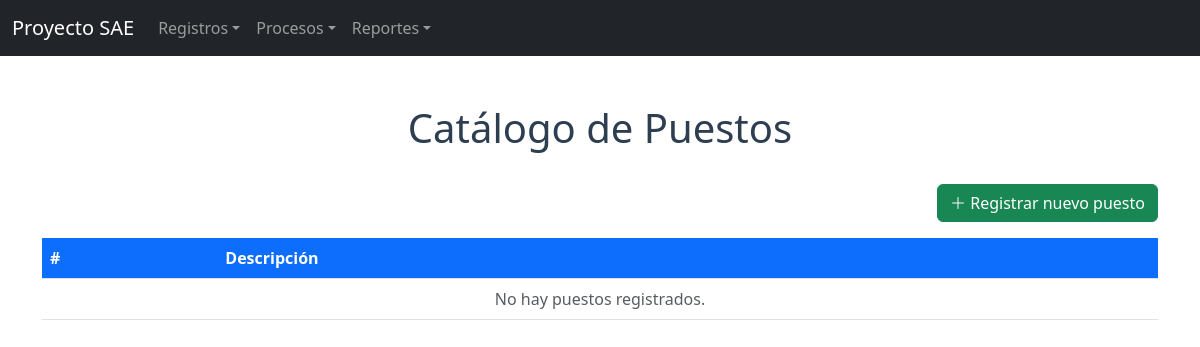
/proyecto_sae/Cruds/crudpuestos.php, run on an earlier commit of the app's database.
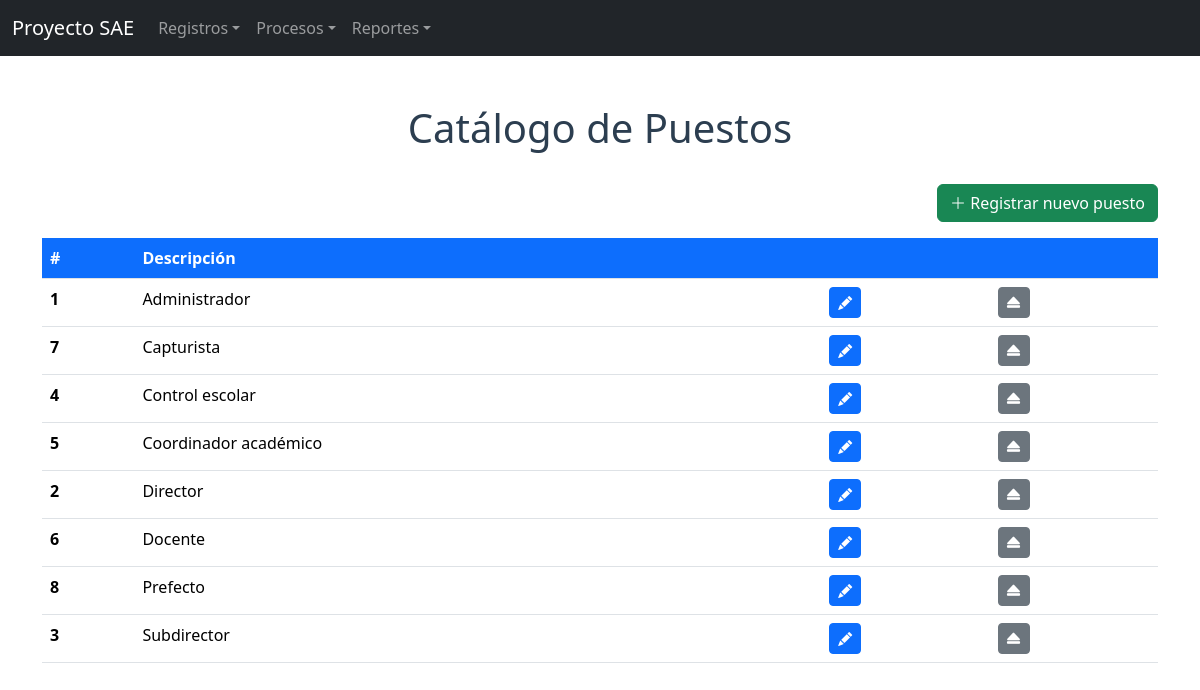
And on a later commit of the database.
### tables this page shows
CREATE TABLE puesto (
    ID_PUESTO           INT AUTO_INCREMENT PRIMARY KEY,
    DESCRIPCION_PUESTO  VARCHAR(50) NOT NULL,
    STATUS_PUESTO       VARCHAR(4)  NOT NULL DEFAULT 'ALTA'
);

### proyecto_sae/Cruds/conexion.php (called while the page is built, shortened)
<?php
$base = preg_replace('#/(Cruds|formularios)/.*$#i', '', $_SERVER['SCRIPT_NAME']);
$servidor = "localhost";
$usuario  = "root";
$password = "";
$base_datos = "proyecto_sae";
$conexion = new mysqli($servidor, $usuario, $password, $base_datos);
$conexion->set_charset("utf8mb4");
return $conexion;

### proyecto_sae/Cruds/crudpuestos.php (the view, shortened to what this page needs)
<?php
$mysqli = include "conexion.php";
$resultado = $mysqli->query("SELECT ID_PUESTO AS idpuesto, DESCRIPCION_PUESTO AS descripcion FROM puesto WHERE STATUS_PUESTO = 'ALTA' ORDER BY DESCRIPCION_PUESTO");
$puestos = $resultado->fetch_all(MYSQLI_ASSOC);
?>
<!DOCTYPE html>
<html lang="es">
<head>
    <link href="<?= $base ?>/assets/css/bootstrap.min.css" rel="stylesheet">
    <link rel="stylesheet" href="<?= $base ?>/assets/css/bootstrap-icons.css">
</head>
<body>
<?php include __DIR__ . "/../NavBar/navbar.php"; ?>
<div class="container">
    <br><br>
    <h1 align="center">Catálogo de Puestos</h1>
    <br>
    <div class="d-flex justify-content-end mb-3">
        <a href="<?= $base ?>/formularios/alta/Formulario_Puestos.php" class="btn btn-success">
            <i class="bi bi-plus-lg"></i> Registrar nuevo puesto
        </a>
    </div>
    <table class="table">
        <thead class="thead-dark">
            <tr>
                <th scope="col">#</th>
                <th scope="col">Descripción</th>
                <th scope="col"></th>
                <th scope="col"></th>
            </tr>
        </thead>
        <tbody>
<?php if (count($puestos) === 0) { ?>
            <tr>
                <td colspan="4" class="text-center text-muted">No hay puestos registrados.</td>
            </tr>
<?php } ?>
<?php foreach ($puestos as $puesto) { ?>
            <tr>
                <th scope="row"><?php echo $puesto["idpuesto"]; ?></th>
                <td><?php echo htmlspecialchars($puesto["descripcion"]); ?></td>
                <td>
                    <a href="<?= $base ?>/formularios/modificar/Modificar_Puestos.php?id=<?php echo $puesto["idpuesto"]; ?>" class="btn btn-sm btn-primary" title="Modificar">
                        <i class="bi bi-pencil-fill"></i>
                    </a>
                </td>
                <td>
                    <a href="crudpuestos.php?baja=<?php echo $puesto["idpuesto"]; ?>" class="btn btn-sm btn-secondary" title="Baja" onclick="return confirm('¿Dar de baja este puesto?');">
                        <i class="bi bi-eject-fill"></i>
                    </a>
                </td>
            </tr>
<?php } ?>
        </tbody>
    </table>
</div>
</body>
</html>

What changed in the data, as far as the page shows it:
added puesto: ID_PUESTO "1", DESCRIPCION_PUESTO "Administrador"
added puesto: ID_PUESTO "7", DESCRIPCION_PUESTO "Capturista"
added puesto: ID_PUESTO "4", DESCRIPCION_PUESTO "Control escolar"
added puesto: ID_PUESTO "5", DESCRIPCION_PUESTO "Coordinador académico"
added puesto: ID_PUESTO "2", DESCRIPCION_PUESTO "Director"
added puesto: ID_PUESTO "6", DESCRIPCION_PUESTO "Docente"
added puesto: ID_PUESTO "8", DESCRIPCION_PUESTO "Prefecto"
added puesto: ID_PUESTO "3", DESCRIPCION_PUESTO "Subdirector"
Also different on the page:
text no longer shown: "No hay puestos registrados."
